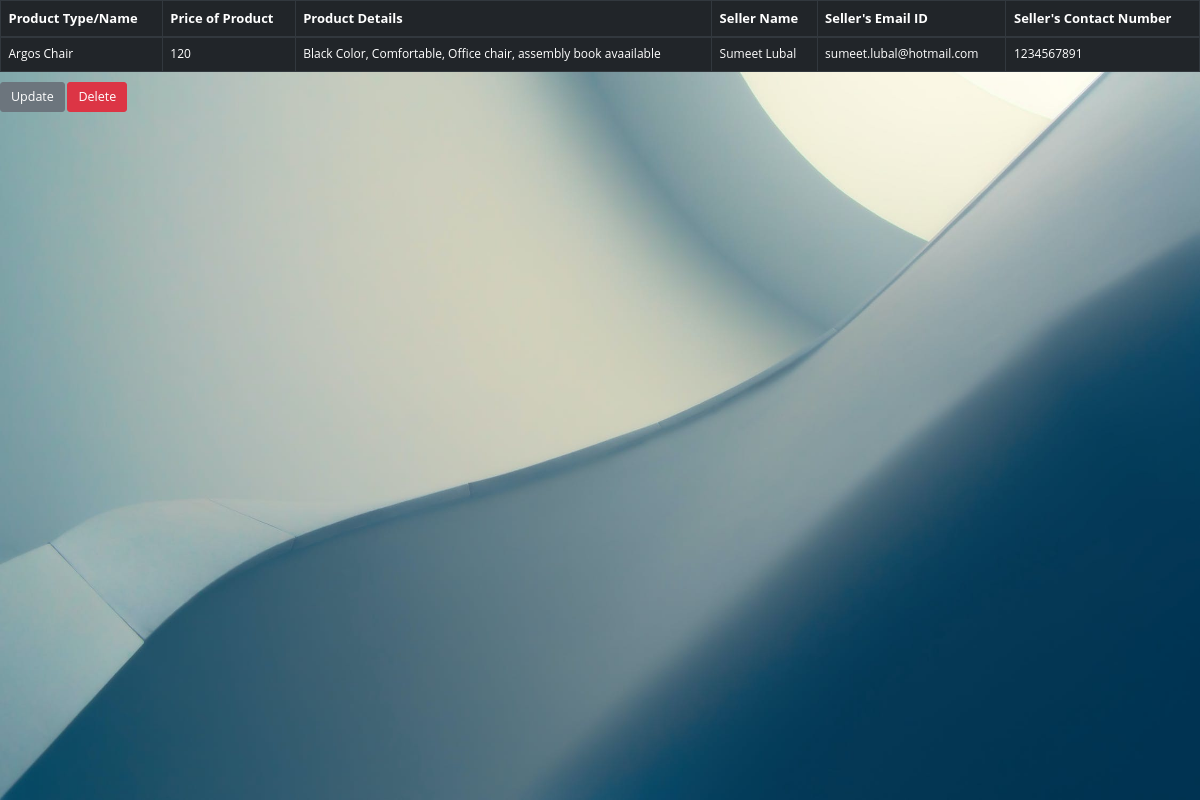
The page /show_all/4 on the database its author committed.
### application.py (models this page shows)
class Product(db.Model):
    id= db.Column(db.Integer, primary_key=True)
    Product_name = db.Column(db.String(20),nullable=False)
    Product_price = db.Column(db.Integer, nullable= False)
    Prod_spec = db.Column(db.Text, nullable=False)
    seller_name = db.Column(db.String(20), nullable =False)
    User_email = db.Column(db.String(120),  nullable=False)
    contact_num= db.Column(db.Integer, nullable=False)
    person_id = db.Column(db.Integer, db.ForeignKey('add_user.id'))

### application.py (the view)
@app.route("/show_all/<int:product_id>")
def idv_prod(product_id):
    product = Product.query.get_or_404(product_id)
    return render_template('prod.html', product = product)

### templates/prod.html (shortened to what this page needs)
<!DOCTYPE html>
<html lang="en">
<head>
    <link rel="stylesheet" type="text/css" href="{{ url_for('static',filename ='style.css') }}">
    <link rel="stylesheet" href="https://maxcdn.bootstrapcdn.com/bootstrap/4.0.0/css/bootstrap.min.css"
>
</head>
<body>
    <div class="cont">
            <table class="table table-bordered table-dark">
                <tbody>
                <thead class="thead-dark">
                    <tr>
                        <th id="prod_name">Product Type/Name</th>
                        <th id="prod_price">Price of Product</th>
                        <th id="prod_spec">Product Details</th>
                        <th id="seller_name">Seller Name</th>
                        <th id="seller_emailID">Seller's Email ID</th>
                        <th id="seller_contactNum">Seller's Contact Number</th>
                    </tr>
                </thead>
                <tr>
                    <td>{{ product.Product_name}}</td>
                    <td>{{ product.Product_price}}</td>
                    <td>{{ product.Prod_spec}}</td>
                    <td>{{ product.seller_name}}</td>
                    <td>{{ product.User_email }}</td>
                    <td>{{ product.contact_num }}</td>
                </tr>
        </tbody>
        </table>
        <div>
        <a class="btn btn-secondary  btn-lg" href="{{ url_for('update_prod', product_id= product.id) }}">Update</a>
            <a class="btn btn-danger btn-lg " href="{{ url_for('delete_prod', product_id= product.id) }}"
                onclick="myFunction()">Delete</a>
        </div>
    </div>
</body>
</html>

### static/style.css (style rules this page uses)
*, *:before, *:after { box-sizing: border-box; margin: 0; padding: 0; }
html, body { font-size: 62.5%; height: 100%; overflow: hidden; }
.cont { position: relative; height: 100%; background-image: url("1.jpg"); background-size: cover; overflow: auto; font-family: "Open Sans", Helvetica, Arial, sans-serif; }
table tbody tr td { font-size: 12px; }
table thead tr th { font-size: 13px; }

### rows shown on the page
Product: Product_name "Argos Chair", Product_price "120", Prod_spec "Black Color, Comfortable, Office chair, assembly book avaailable", seller_name "Sumeet Lubal", User_email "sumeet.lubal@hotmail.com", contact_num "1234567891"
